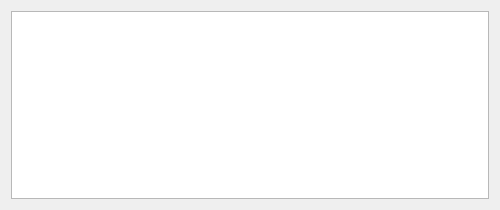
<?xml version="1.0" encoding="UTF-8"?>
<ui version="4.0">
 <class>messagesDialog</class>
 <widget class="QDialog" name="messagesDialog">
  <property name="geometry">
   <rect>
    <x>0</x>
    <y>0</y>
    <width>500</width>
    <height>210</height>
   </rect>
  </property>
  <property name="minimumSize">
   <size>
    <width>500</width>
    <height>0</height>
   </size>
  </property>
  <property name="windowTitle">
   <string>Messages</string>
  </property>
  <layout class="QHBoxLayout" name="horizontalLayout">
   <item>
    <widget class="QTextBrowser" name="textBrowser"/>
   </item>
  </layout>
 </widget>
 <resources/>
 <connections/>
</ui>
